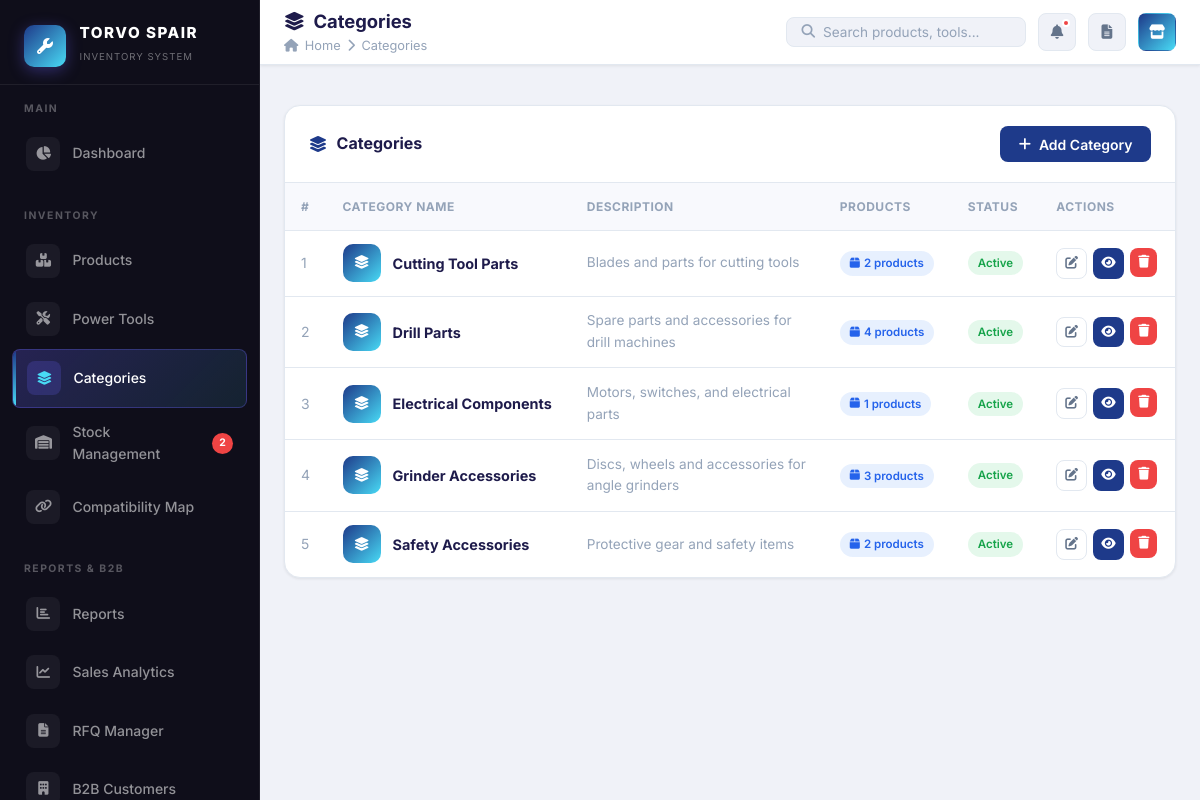
Screenshot of /pages/categories.php (signed in) with the database file from the repository.
### tables this page shows
CREATE TABLE IF NOT EXISTS settings (
    setting_key VARCHAR(100) PRIMARY KEY,
    setting_value TEXT,
    category ENUM('frontend', 'admin', 'system') DEFAULT 'frontend',
    updated_at TIMESTAMP DEFAULT CURRENT_TIMESTAMP ON UPDATE CURRENT_TIMESTAMP
);

CREATE TABLE IF NOT EXISTS categories (
    id INT AUTO_INCREMENT PRIMARY KEY,
    name VARCHAR(100) NOT NULL,
    description TEXT,
    status ENUM('active', 'inactive') DEFAULT 'active',
    created_at TIMESTAMP DEFAULT CURRENT_TIMESTAMP,
    updated_at TIMESTAMP DEFAULT CURRENT_TIMESTAMP ON UPDATE CURRENT_TIMESTAMP
);

### config/database.php (called while the page is built, shortened)
<?php
function getDB(): PDO {
    static $pdo = null;
    if ($pdo === null) {
        try {
            $dsn = "mysql:host=" . DB_HOST . ";dbname=" . DB_NAME . ";charset=" . DB_CHARSET;
            $options = [
                PDO::ATTR_ERRMODE            => PDO::ERRMODE_EXCEPTION,
                PDO::ATTR_DEFAULT_FETCH_MODE => PDO::FETCH_ASSOC,
                PDO::ATTR_EMULATE_PREPARES   => false,
            ];
            $pdo = new PDO($dsn, DB_USER, DB_PASS, $options);
        } catch (PDOException $e) {
            $msg = htmlspecialchars($e->getMessage());
            die("<!DOCTYPE html><html><head><meta charset='UTF-8'><title>Database Error – TORVO SPAIR</title>
            <link href='https://fonts.googleapis.com/css2?family=Inter:wght@400;700&display=swap' rel='stylesheet'>
            <style>body{font-family:'Inter',sans-serif;background:#0f0c29;color:#fff;display:flex;align-items:center;justify-content:center;min-height:100vh;margin:0;flex-direction:column;gap:1rem;text-align:center;padding:2rem;}
            .icon{font-size:3rem;margin-bottom:1rem;} h1{font-size:1.4rem;} p{color:rgba(255,255,255,0.5);font-size:0.875rem;max-width:500px;}
            code{background:rgba(255,255,255,0.08);padding:0.5rem 1rem;border-radius:8px;font-size:0.8rem;display:block;margin-top:1rem;color:#f87171;}
            a{display:inline-block;margin-top:1.5rem;padding:0.75rem 2rem;background:linear-gradient(135deg,#6c63ff,#48daf5);border-radius:8px;color:#fff;text-decoration:none;font-weight:700;}</style></head>
            <body><div class='icon'>⚠️</div><h1>Database Connection Failed</h1>
            <p>Could not connect to MySQL. Please ensure you have updated config/database.php with your live cPanel database credentials.</p>
            <code>$msg</code>
            <a href='" . APP_URL . "/setup.php'>Go to Setup</a></body></html>");
        }
    }
    return $pdo;
}
if (!function_exists('getSetting')) {
    function getSetting(string $key, string $default = ''): string {
        try {
            $db = getDB();
            $stmt = $db->prepare('SELECT setting_value FROM settings WHERE setting_key = ?');
            $stmt->execute([$key]);
            $val = $stmt->fetchColumn();
            return $val !== false ? $val : $default;
        } catch (PDOException $e) {
            return $default;
        }
    }
}

### pages/categories.php (the view, shortened to what this page needs)
<?php
$pageTitle  = 'Categories';
$pageIcon   = 'fas fa-layer-group';
$activePage = 'categories';
$pageBreadcrumb = 'Categories';
include BASE_PATH . '/includes/header.php';
$db = getDB();
$categories = $db->query("
    SELECT c.*, COUNT(p.id) AS product_count
    FROM categories c
    LEFT JOIN products p ON p.category_id = c.id AND p.status='active'
    GROUP BY c.id ORDER BY c.name
")->fetchAll();
?>
<div class="page-body">
<div class="card">
    <div class="card-header">
        <div class="card-title"><i class="fas fa-layer-group"></i> Categories</div>
        <button class="btn btn-primary" onclick="openModal('addCatModal')"><i class="fas fa-plus"></i> Add Category</button>
    </div>
    <?php if (empty($categories)): ?>
        <div class="empty-state"><i class="fas fa-layer-group"></i><h3>No categories yet</h3></div>
    <?php else: ?>
    <div class="table-wrap">
        <table class="data-table">
            <thead><tr><th>#</th><th>Category Name</th><th>Description</th><th>Products</th><th>Status</th><th>Actions</th></tr></thead>
            <tbody>
            <?php foreach ($categories as $i => $c): ?>
            <tr>
                <td style="color:var(--text-muted);"><?= $i+1 ?></td>
                <td>
                    <div style="display:flex;align-items:center;gap:0.75rem;">
                        <div style="width:38px;height:38px;border-radius:10px;background:linear-gradient(135deg,var(--primary),var(--accent));display:flex;align-items:center;justify-content:center;color:#fff;font-size:0.85rem;flex-shrink:0;">
                            <i class="fas fa-layer-group"></i>
                        </div>
                        <strong style="font-size:0.9rem;"><?= htmlspecialchars($c['name']) ?></strong>
                    </div>
                </td>
                <td style="font-size:0.85rem;color:var(--text-muted);max-width:250px;"><?= htmlspecialchars($c['description'] ?: '—') ?></td>
                <td>
                    <span class="badge-pill badge-info"><i class="fas fa-box"></i> <?= $c['product_count'] ?> products</span>
                </td>
                <td><span class="badge-pill <?= $c['status']==='active'?'badge-success':'badge-gray' ?>"><?= ucfirst($c['status']) ?></span></td>
                <td>
                    <div style="display:flex;gap:0.4rem;">
                        <button class="btn btn-outline btn-sm btn-icon" onclick='editCat(<?= json_encode($c) ?>)' data-tooltip="Edit"><i class="fas fa-edit"></i></button>
                        <a href="products.php?category=<?= $c['id'] ?>" class="btn btn-primary btn-sm btn-icon" data-tooltip="View Products"><i class="fas fa-eye"></i></a>
                        <form method="POST" onsubmit="return confirmDelete('Delete this category?')">
                            <button type="submit" class="btn btn-danger btn-sm btn-icon" data-tooltip="Delete"><i class="fas fa-trash"></i></button>
                        </form>
                    </div>
                </td>
            </tr>
            <?php endforeach; ?>
            </tbody>
        </table>
    </div>
    <?php endif; ?>
</div>
</div>
<?php include BASE_PATH . '/includes/footer.php'; ?>

### includes/header.php (shortened to what this page needs)
<?php
require_once BASE_PATH . '/config/database.php';
$db = getDB();
$lowStockCount = $db->query("SELECT COUNT(*) FROM products WHERE quantity <= min_stock AND status = 'active'")->fetchColumn();
?>
<!DOCTYPE html>
<html lang="en">
<head>
    <link rel="stylesheet" href="https://cdnjs.cloudflare.com/ajax/libs/font-awesome/6.5.0/css/all.min.css">
    <link rel="stylesheet" href="<?= APP_URL ?>/assets/css/style.css">
</head>
<body>
<div class="app-layout">
<aside class="sidebar" id="sidebar">
    <div class="sidebar-brand">
        <?php $dynLogo = getSetting('logo_image'); if ($dynLogo): ?>
            <img src="<?= UPLOAD_URL . $dynLogo ?>" alt="Logo" style="height:36px;border-radius:6px;background:#fff;padding:3px;">
        <?php else: ?>
            <div class="brand-icon"><i class="fas fa-wrench" style="color:#fff;"></i></div>
        <?php endif; ?>
        <div class="brand-text">
            <h2><?= getSetting('site_title', 'TORVO SPAIR') ?></h2>
            <span>Inventory System</span>
        </div>
    </div>
    <div class="sidebar-section">
        <div class="sidebar-section-title">Main</div>
        <a href="<?= APP_URL ?>/pages/dashboard.php" class="sidebar-nav-item <?= ($activePage ?? '') === 'dashboard' ? 'active' : '' ?>">
            <div class="nav-icon"><i class="fas fa-chart-pie"></i></div>
            Dashboard
        </a>
    </div>
    <div class="sidebar-section">
        <div class="sidebar-section-title">Inventory</div>
        <a href="<?= APP_URL ?>/pages/products.php" class="sidebar-nav-item <?= ($activePage ?? '') === 'products' ? 'active' : '' ?>">
            <div class="nav-icon"><i class="fas fa-boxes"></i></div>
            Products
        </a>
        <a href="<?= APP_URL ?>/pages/tools.php" class="sidebar-nav-item <?= ($activePage ?? '') === 'tools' ? 'active' : '' ?>">
            <div class="nav-icon"><i class="fas fa-tools"></i></div>
            Power Tools
        </a>
        <a href="<?= APP_URL ?>/pages/categories.php" class="sidebar-nav-item <?= ($activePage ?? '') === 'categories' ? 'active' : '' ?>">
            <div class="nav-icon"><i class="fas fa-layer-group"></i></div>
            Categories
        </a>
        <a href="<?= APP_URL ?>/pages/stock.php" class="sidebar-nav-item <?= ($activePage ?? '') === 'stock' ? 'active' : '' ?>">
            <div class="nav-icon"><i class="fas fa-warehouse"></i></div>
            Stock Management
            <?php if ($lowStockCount > 0): ?>
            <span class="badge"><?= $lowStockCount ?></span>
            <?php endif; ?>
        </a>
        <a href="<?= APP_URL ?>/pages/compatibility.php" class="sidebar-nav-item <?= ($activePage ?? '') === 'compatibility' ? 'active' : '' ?>">
            <div class="nav-icon"><i class="fas fa-link"></i></div>
            Compatibility Map
        </a>
    </div>
    <div class="sidebar-section">
        <div class="sidebar-section-title">Reports & B2B</div>
        <a href="<?= APP_URL ?>/pages/reports.php" class="sidebar-nav-item <?= ($activePage ?? '') === 'reports' ? 'active' : '' ?>">
            <div class="nav-icon"><i class="fas fa-chart-bar"></i></div>
            Reports
        </a>
        <a href="<?= APP_URL ?>/pages/sales_report.php" class="sidebar-nav-item <?= ($activePage ?? '') === 'sales_report' ? 'active' : '' ?>">
            <div class="nav-icon"><i class="fas fa-chart-line"></i></div>
            Sales Analytics
        </a>
        <a href="<?= APP_URL ?>/pages/rfq_manager.php" class="sidebar-nav-item <?= ($activePage ?? '') === 'rfqs' ? 'active' : '' ?>">
            <div class="nav-icon"><i class="fas fa-file-alt"></i></div>
            RFQ Manager
        </a>
        <a href="<?= APP_URL ?>/pages/customers_b2b.php" class="sidebar-nav-item <?= ($activePage ?? '') === 'customers_b2b' ? 'active' : '' ?>">
            <div class="nav-icon"><i class="fas fa-building"></i></div>
            B2B Customers
        </a>
    </div>
</aside>
<div class="main-content">
    <header class="top-header">
        <div class="header-left">
            <div>
                <div class="page-title">
                    <?php if (!empty($pageIcon)): ?><i class="<?= $pageIcon ?>"></i>&nbsp;<?php endif; ?>
                    <?= htmlspecialchars($pageTitle ?? 'Dashboard') ?>
                </div>
                <?php if (!empty($pageBreadcrumb)): ?>
                <div class="page-breadcrumb">
                    <i class="fas fa-home"></i> Home
                    <i class="fas fa-chevron-right"></i>
                    <?= htmlspecialchars($pageBreadcrumb) ?>
                </div>
                <?php endif; ?>
            </div>
        </div>
        <div class="header-right">
            <div class="header-search-bar" style="position:relative;">
                <i class="fas fa-search"></i>
                <input type="text" id="globalSearch" placeholder="Search products, tools..." autocomplete="off">
            </div>
            <a href="<?= APP_URL ?>/pages/stock.php" class="icon-btn" data-tooltip="Low Stock Alerts">
                <i class="fas fa-bell"></i>
                <?php if ($lowStockCount > 0): ?><span class="notif-dot"></span><?php endif; ?>
            </a>
            <a href="<?= APP_URL ?>/pages/rfq_manager.php" class="icon-btn" data-tooltip="RFQ Inbox">
                <i class="fas fa-file-alt"></i>
            </a>
            <a href="<?= APP_URL ?>/portal/catalogue.php" target="_blank" class="icon-btn" data-tooltip="B2B Portal" style="background:linear-gradient(135deg,var(--primary),var(--accent));color:#fff;border-color:transparent;">
                <i class="fas fa-store"></i>
            </a>
        </div>
    </header>
    <div style="padding: 0 1.5rem; padding-top: 1rem;">
    </div>

### rows the page displays
settings: setting_value "TORVO SPAIR"
categories: name "Cutting Tool Parts", description "Blades and parts for cutting tools", product_count "2", status "Active"
categories: name "Drill Parts", description "Spare parts and accessories for drill machines", product_count "4", status "Active"
categories: name "Electrical Components", description "Motors, switches, and electrical parts", product_count "1", status "Active"
categories: name "Grinder Accessories", description "Discs, wheels and accessories for angle grinders", product_count "3", status "Active"
categories: name "Safety Accessories", description "Protective gear and safety items", product_count "2", status "Active"

### other values shown
$lowStockCount "2"
$pageTitle "Categories"
$pageBreadcrumb "Categories"
